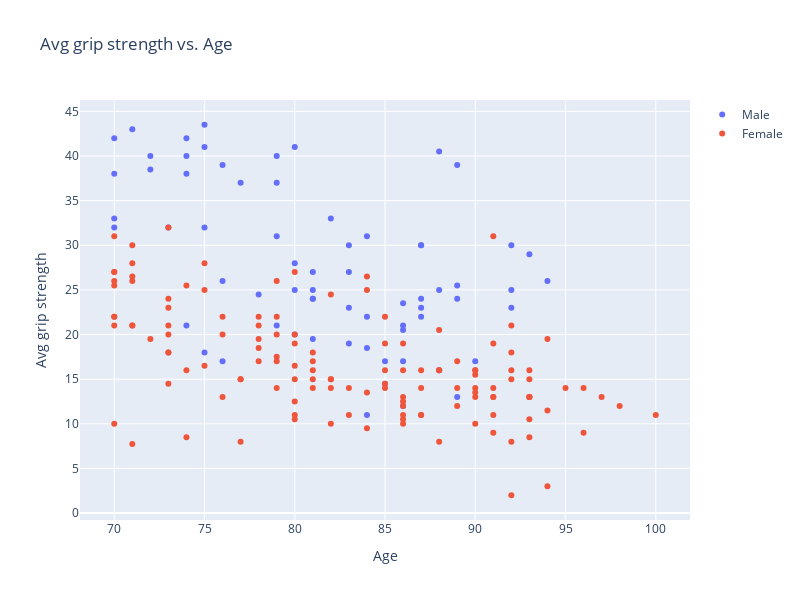

This figure's notebook cell:
### Code cell
# Set up the figure
fig = go.Figure()

# seperating the dataframe by m/f sex
male = df[df['gender'] == 'Male']
female = df[df['gender'] == 'Female']

# Creating the graph data objects
chart_data1 = go.Scatter(x = male['age'], y = male['avg_grip_strength'], mode = 'markers', name = 'Male')
chart_data2 = go.Scatter(x = female['age'], y = female['avg_grip_strength'], mode = 'markers', name = 'Female')

# Adding trace to our canvas
fig.add_trace(chart_data1)
fig.add_trace(chart_data2)

# Create the layout object and add it to the figure
chart_layout = go.Layout(width = 800,
                         height= 600,
                         title = 'Avg grip strength vs. Age',
                         xaxis_title = 'Age',
                         yaxis_title = 'Avg grip strength'
                         )
fig.update_layout(chart_layout)
fig.show()

### Figure 1 — Plotly figure (JSON) as saved in the notebook; plotly's stock layout.template omitted (floating-point values rounded to 4 significant figures; data arrays with more than 128 entries replaced by an {"elided": "..."} marker saying what was removed)
{"data": [{"mode": "markers", "name": "Male", "type": "scatter", "x": [79, 70, 76, 86, 75, 70, 83, 87, 74, 72, 81, 77, 79, 87, 88, 84, 86, 87, 75, 80, 81, 78, 75, 70, 72, 84, 79, 92, 74, 89, 76, 74, 70, 79, 73, 80, 71, 81, 76, 82, 74, 84, 84, 83, 89, 81, 87, 88, 80, 75, 80, 86, 85, 85, 92, 86, 94, 92, 81, 83, 86, 93, 89, 83, 88, 89, 87, 90], "y": [31, 42, 26, 17, 41, 38, 30, 24, 40, 40, 24, 37, 21, 22, 25, 11, 21, 30, 32, 41, 25, 24.5, 43.5, 33, 38.5, 22, 40, 30, 42, 39, 17, 38, 32, 37, 32, 28, 43, 27, 39, 33, 21, 31, 18.5, 27, 24, 24, 23, 40.5, 20, 18, 25, 12, 14.5, 17, 23, 20.5, 26, 25, 19.5, 23, 23.5, 29, 25.5, 19, 16, 13, 30, 17]}, {"mode": "markers", "name": "Female", "type": "scatter", "x": {"elided": "132 int values"}, "y": {"elided": "132 float values"}}], "layout": {"height": 600, "title": {"text": "Avg grip strength vs. Age"}, "width": 800, "xaxis": {"autorange": true, "range": [68.1, 101.9], "title": {"text": "Age"}, "type": "linear"}, "yaxis": {"autorange": true, "range": [-0.7723, 46.27], "title": {"text": "Avg grip strength"}, "type": "linear"}}}
